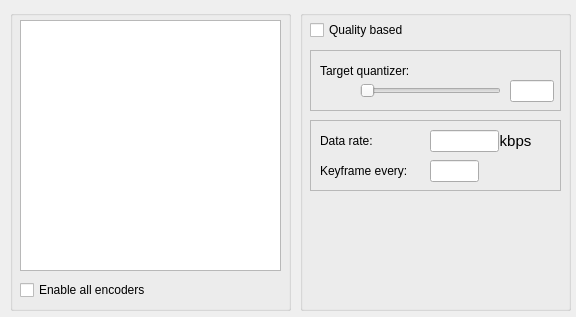
<?xml version="1.0" encoding="UTF-8"?>
<ui version="4.0">
 <class>WidgetVideoEncoder</class>
 <widget class="QWidget" name="WidgetVideoEncoder">
  <property name="geometry">
   <rect>
    <x>0</x>
    <y>0</y>
    <width>576</width>
    <height>317</height>
   </rect>
  </property>
  <property name="windowTitle">
   <string>Form</string>
  </property>
  <widget class="QGroupBox" name="groupBox_3">
   <property name="geometry">
    <rect>
     <x>300</x>
     <y>10</y>
     <width>271</width>
     <height>301</height>
    </rect>
   </property>
   <property name="title">
    <string/>
   </property>
   <widget class="QFrame" name="frame">
    <property name="geometry">
     <rect>
      <x>10</x>
      <y>40</y>
      <width>251</width>
      <height>61</height>
     </rect>
    </property>
    <property name="frameShape">
     <enum>QFrame::StyledPanel</enum>
    </property>
    <property name="frameShadow">
     <enum>QFrame::Raised</enum>
    </property>
    <widget class="QLabel" name="TQLabel">
     <property name="geometry">
      <rect>
       <x>10</x>
       <y>10</y>
       <width>110</width>
       <height>21</height>
      </rect>
     </property>
     <property name="text">
      <string>Target quantizer:</string>
     </property>
    </widget>
    <widget class="QLineEdit" name="TQText">
     <property name="geometry">
      <rect>
       <x>200</x>
       <y>30</y>
       <width>44</width>
       <height>22</height>
      </rect>
     </property>
     <property name="sizePolicy">
      <sizepolicy hsizetype="Preferred" vsizetype="Fixed">
       <horstretch>0</horstretch>
       <verstretch>0</verstretch>
      </sizepolicy>
     </property>
     <property name="readOnly">
      <bool>true</bool>
     </property>
    </widget>
    <widget class="QSlider" name="TQSlider">
     <property name="geometry">
      <rect>
       <x>50</x>
       <y>30</y>
       <width>141</width>
       <height>22</height>
      </rect>
     </property>
     <property name="minimum">
      <number>10</number>
     </property>
     <property name="maximum">
      <number>100</number>
     </property>
     <property name="value">
      <number>10</number>
     </property>
     <property name="orientation">
      <enum>Qt::Horizontal</enum>
     </property>
    </widget>
   </widget>
   <widget class="QFrame" name="frame_2">
    <property name="geometry">
     <rect>
      <x>10</x>
      <y>110</y>
      <width>251</width>
      <height>71</height>
     </rect>
    </property>
    <property name="frameShape">
     <enum>QFrame::StyledPanel</enum>
    </property>
    <property name="frameShadow">
     <enum>QFrame::Raised</enum>
    </property>
    <widget class="QLabel" name="DatarateLabel">
     <property name="geometry">
      <rect>
       <x>10</x>
       <y>10</y>
       <width>109</width>
       <height>21</height>
      </rect>
     </property>
     <property name="text">
      <string>Data rate:</string>
     </property>
    </widget>
    <widget class="QLabel" name="KeyframeLabel">
     <property name="geometry">
      <rect>
       <x>10</x>
       <y>40</y>
       <width>109</width>
       <height>21</height>
      </rect>
     </property>
     <property name="text">
      <string>Keyframe every:</string>
     </property>
    </widget>
    <widget class="QLineEdit" name="KeyframeText">
     <property name="geometry">
      <rect>
       <x>120</x>
       <y>40</y>
       <width>49</width>
       <height>22</height>
      </rect>
     </property>
     <property name="sizePolicy">
      <sizepolicy hsizetype="Preferred" vsizetype="Fixed">
       <horstretch>0</horstretch>
       <verstretch>0</verstretch>
      </sizepolicy>
     </property>
    </widget>
    <widget class="QLineEdit" name="DatarateText">
     <property name="geometry">
      <rect>
       <x>120</x>
       <y>10</y>
       <width>69</width>
       <height>22</height>
      </rect>
     </property>
     <property name="sizePolicy">
      <sizepolicy hsizetype="Preferred" vsizetype="Fixed">
       <horstretch>0</horstretch>
       <verstretch>0</verstretch>
      </sizepolicy>
     </property>
    </widget>
    <widget class="QLabel" name="DatarateSuffix">
     <property name="geometry">
      <rect>
       <x>190</x>
       <y>10</y>
       <width>31</width>
       <height>21</height>
      </rect>
     </property>
     <property name="font">
      <font>
       <pointsize>11</pointsize>
      </font>
     </property>
     <property name="text">
      <string>kbps</string>
     </property>
     <property name="alignment">
      <set>Qt::AlignCenter</set>
     </property>
    </widget>
   </widget>
   <widget class="QCheckBox" name="QualityBasedCB">
    <property name="geometry">
     <rect>
      <x>10</x>
      <y>10</y>
      <width>151</width>
      <height>20</height>
     </rect>
    </property>
    <property name="text">
     <string>Quality based</string>
    </property>
   </widget>
  </widget>
  <widget class="QGroupBox" name="groupBox">
   <property name="geometry">
    <rect>
     <x>10</x>
     <y>10</y>
     <width>281</width>
     <height>301</height>
    </rect>
   </property>
   <property name="title">
    <string/>
   </property>
   <widget class="QListWidget" name="EncoderList">
    <property name="geometry">
     <rect>
      <x>10</x>
      <y>10</y>
      <width>261</width>
      <height>251</height>
     </rect>
    </property>
    <property name="cursor" stdset="0">
     <cursorShape>ArrowCursor</cursorShape>
    </property>
   </widget>
   <widget class="QCheckBox" name="AllEncodersCB">
    <property name="geometry">
     <rect>
      <x>10</x>
      <y>270</y>
      <width>151</width>
      <height>20</height>
     </rect>
    </property>
    <property name="text">
     <string>Enable all encoders</string>
    </property>
   </widget>
  </widget>
 </widget>
 <tabstops>
  <tabstop>EncoderList</tabstop>
  <tabstop>AllEncodersCB</tabstop>
  <tabstop>QualityBasedCB</tabstop>
  <tabstop>TQSlider</tabstop>
  <tabstop>TQText</tabstop>
  <tabstop>DatarateText</tabstop>
  <tabstop>KeyframeText</tabstop>
 </tabstops>
 <resources/>
 <connections/>
</ui>
